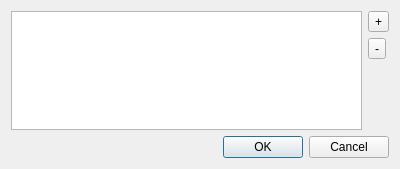
<?xml version="1.0" encoding="UTF-8"?>
<ui version="4.0">
 <class>ComboBoxRules</class>
 <widget class="QDialog" name="ComboBoxRules">
  <property name="geometry">
   <rect>
    <x>0</x>
    <y>0</y>
    <width>400</width>
    <height>169</height>
   </rect>
  </property>
  <property name="minimumSize">
   <size>
    <width>400</width>
    <height>0</height>
   </size>
  </property>
  <property name="windowTitle">
   <string>Dialog</string>
  </property>
  <layout class="QVBoxLayout" name="verticalLayout">
   <item>
    <layout class="QHBoxLayout" name="horizontalLayout">
     <item>
      <widget class="QListWidget" name="list">
       <property name="editTriggers">
        <set>QAbstractItemView::AnyKeyPressed|QAbstractItemView::DoubleClicked|QAbstractItemView::EditKeyPressed</set>
       </property>
       <property name="dragEnabled">
        <bool>true</bool>
       </property>
       <property name="dragDropMode">
        <enum>QAbstractItemView::InternalMove</enum>
       </property>
      </widget>
     </item>
     <item>
      <layout class="QVBoxLayout" name="verticalLayout_2">
       <item>
        <widget class="QToolButton" name="add">
         <property name="text">
          <string>+</string>
         </property>
         <property name="icon">
          <iconset resource="../../../Resource.qrc">
           <normaloff>:/Resources/plus</normaloff>:/Resources/plus</iconset>
         </property>
        </widget>
       </item>
       <item>
        <widget class="QToolButton" name="del">
         <property name="text">
          <string>-</string>
         </property>
         <property name="icon">
          <iconset resource="../../../Resource.qrc">
           <normaloff>:/Resources/minus.png</normaloff>:/Resources/minus.png</iconset>
         </property>
        </widget>
       </item>
       <item>
        <spacer name="verticalSpacer">
         <property name="orientation">
          <enum>Qt::Vertical</enum>
         </property>
         <property name="sizeHint" stdset="0">
          <size>
           <width>20</width>
           <height>40</height>
          </size>
         </property>
        </spacer>
       </item>
      </layout>
     </item>
    </layout>
   </item>
   <item>
    <widget class="QDialogButtonBox" name="buttonBox">
     <property name="orientation">
      <enum>Qt::Horizontal</enum>
     </property>
     <property name="standardButtons">
      <set>QDialogButtonBox::Cancel|QDialogButtonBox::Ok</set>
     </property>
    </widget>
   </item>
  </layout>
 </widget>
 <resources>
  <include location="../../../Resource.qrc"/>
 </resources>
 <connections>
  <connection>
   <sender>buttonBox</sender>
   <signal>accepted()</signal>
   <receiver>ComboBoxRules</receiver>
   <slot>accept()</slot>
   <hints>
    <hint type="sourcelabel">
     <x>264</x>
     <y>148</y>
    </hint>
    <hint type="destinationlabel">
     <x>375</x>
     <y>109</y>
    </hint>
   </hints>
  </connection>
  <connection>
   <sender>buttonBox</sender>
   <signal>rejected()</signal>
   <receiver>ComboBoxRules</receiver>
   <slot>reject()</slot>
   <hints>
    <hint type="sourcelabel">
     <x>357</x>
     <y>141</y>
    </hint>
    <hint type="destinationlabel">
     <x>374</x>
     <y>87</y>
    </hint>
   </hints>
  </connection>
 </connections>
 <slots>
  <slot>minimumChanged(int)</slot>
  <slot>maximumChanged(int)</slot>
 </slots>
</ui>
